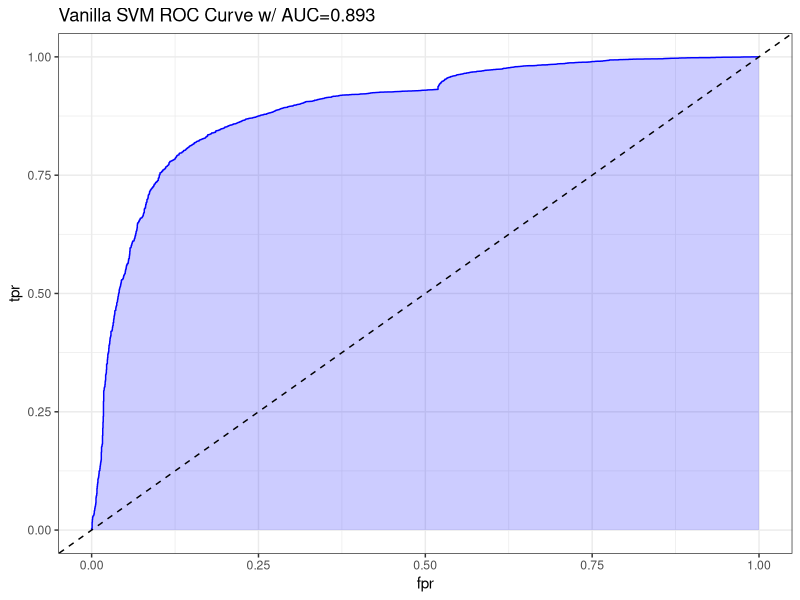

R code for this plot: (Note: this script raises an error after producing the figure.)
## ---- chunk 1
knitr::opts_chunk$set(echo = TRUE)
library(caret)
library(kernlab)
## ---- chunk 2
# Load data
train_svm <- read.csv('Train Test Set/train_svm.csv')
test_svm <- read.csv('Train Test Set/test_svm.csv')

# Display statistics
str(train_svm)
summary(train_svm)
head(train_svm)
## ---- chunk 3
# Build a vanilla model
model_svm_vanilla <- ksvm(
  obesity_leveloverweight ~ .,
  data = train_svm,
  kernel = 'vanilladot'
  )
## ---- chunk 4
# Display summary
summary(model_svm_vanilla)
## ---- chunk 5
# Build a rbf model
model_svm_rbf <- ksvm(
  obesity_leveloverweight ~ .,
  data = train_svm,
  kernel = 'rbfdot'
  )
## ---- chunk 6
# Display summary
summary(model_svm_rbf)
## ---- chunk 7
# Make a prediction
prediction_svm_vanilla_probability <- predict(model_svm_vanilla, test_svm)
prediction_svm_vanilla <- ifelse(prediction_svm_vanilla_probability >= 0.5, 1, 0)
summary(prediction_svm_vanilla_probability)

# Perform confusion matrix
cm_svm_vanilla <- confusionMatrix(
  as.factor(prediction_svm_vanilla),
  as.factor(test_svm$obesity_leveloverweight),
  positive = '1'
  )
cm_svm_vanilla
## ---- chunk 8
# Plot AUC
pred <- ROCR::prediction(
  prediction_svm_vanilla_probability,
  test_svm$obesity_leveloverweight
  )
perf <- ROCR::performance(pred, measure = "tpr", x.measure = "fpr")
auc <- ROCR::performance(pred, measure="auc")

auc <- round(auc@y.values[[1]],3)
roc.data <- data.frame(fpr=unlist(perf@x.values),
                       tpr=unlist(perf@y.values),
                       model="GLM")

ggplot(roc.data, aes(x=fpr, ymin=0, ymax=tpr)) +
    geom_ribbon(alpha=0.2, fill = "blue") +
    geom_line(aes(y=tpr), col = "blue") +
    geom_abline(intercept = 0, slope = 1, lty = "dashed") +
    labs(title = paste0("Vanilla SVM ROC Curve w/ AUC=", auc)) +
    theme_bw()
## ---- chunk 9
# Write to csv
write.csv(
  prediction_svm_vanilla,
  file = 'Predictions/prediction_svm_vanilla.csv',
  row.names = FALSE
  )

# Extract confusion matrix
write.csv(
  cm_svm_vanilla$table,
  file = 'Confusion Matrix/cm_svm_vanilla.csv',
  row.names = FALSE
  )
## ---- chunk 10
# Make a prediction
prediction_svm_rbf_probability <- predict(model_svm_rbf, test_svm)
prediction_svm_rbf <- ifelse(prediction_svm_rbf_probability >= 0.5, 1, 0)

# Perform confusion matrix
cm_svm_rbf <- confusionMatrix(
  as.factor(prediction_svm_rbf),
  as.factor(test_svm$obesity_leveloverweight),
  positive = '1'
  )
cm_svm_rbf
## ---- chunk 11
pred <- ROCR::prediction(
  prediction_svm_rbf_probability,
  test_svm$obesity_leveloverweight
  )
perf <- ROCR::performance(pred, measure = "tpr", x.measure = "fpr")
auc <- ROCR::performance(pred, measure="auc")

auc <- round(auc@y.values[[1]],3)
roc.data <- data.frame(fpr=unlist(perf@x.values),
                       tpr=unlist(perf@y.values),
                       model="GLM")

ggplot(roc.data, aes(x=fpr, ymin=0, ymax=tpr)) +
    geom_ribbon(alpha=0.2, fill = "blue") +
    geom_line(aes(y=tpr), col = "blue") +
    geom_abline(intercept = 0, slope = 1, lty = "dashed") +
    labs(title = paste0("RBF SVM ROC Curve w/ AUC=", auc)) +
    theme_bw()
## ---- chunk 12
# Write to csv
write.csv(
  prediction_svm_rbf,
  file = 'Predictions/prediction_svm_rbf.csv',
  row.names = FALSE
  )

# Extract confusion matrix
write.csv(
  cm_svm_rbf$table,
  file = 'Confusion Matrix/cm_svm_rbf.csv',
  row.names = FALSE
  )
